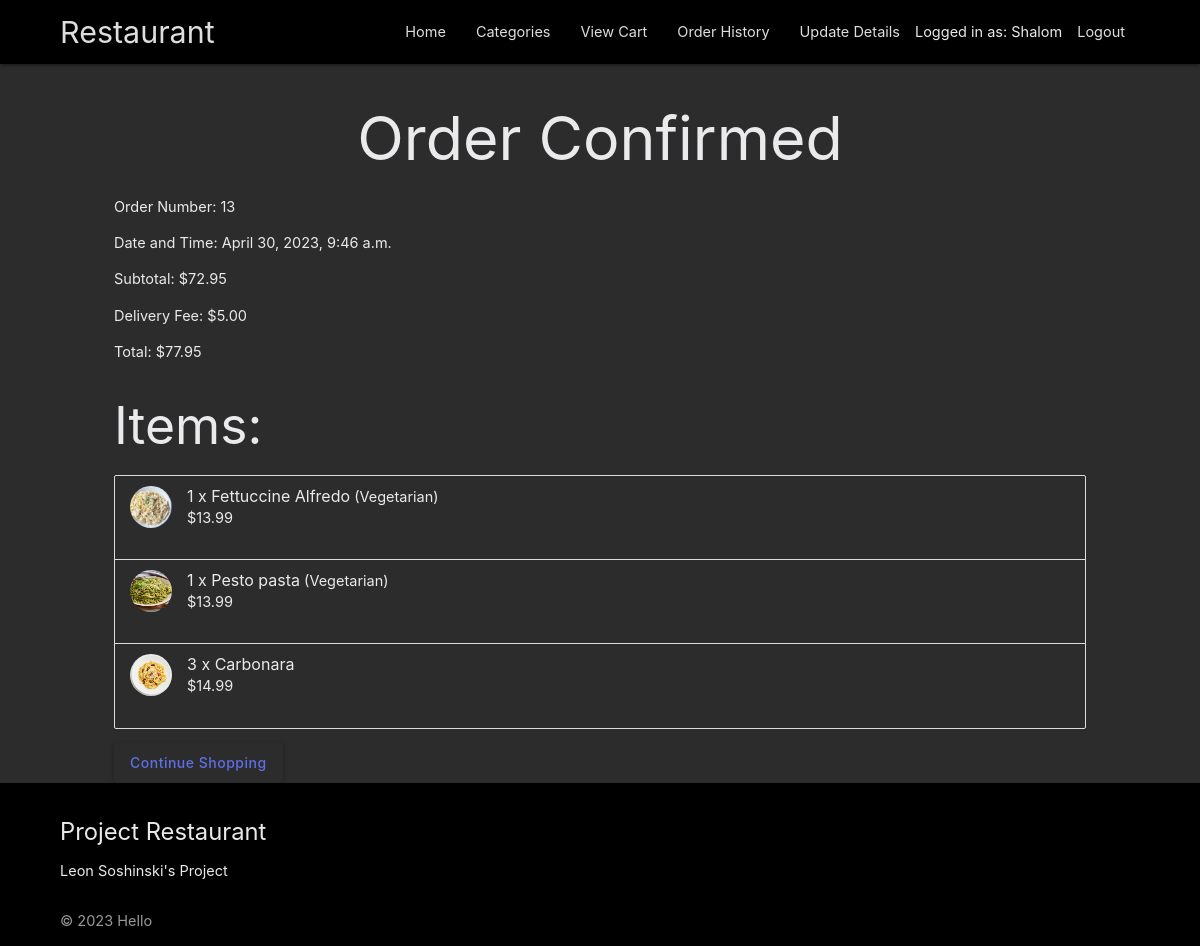
/order_confirmed/13/ (signed in), run on the app's committed database.
### menu/models.py (models this page shows, shortened)
class Delivery(models.Model):
    is_delivered = models.BooleanField(default=False)
    address = models.CharField(max_length=64)
    comment = models.TextField(blank=True, null=True)
    created = models.DateTimeField(auto_now_add=True)
    cart = models.OneToOneField(Cart, on_delete=models.CASCADE, related_name='delivery')
    delivery_time = models.DateTimeField(default=timezone.now)
    delivery_fee = models.DecimalField(max_digits=5, decimal_places=2, default=5.00)

class Item(models.Model):
    dish = models.ForeignKey(Dish, on_delete=models.SET_NULL, null=True)
    cart = models.ForeignKey(Cart, on_delete=models.CASCADE)
    amount = models.IntegerField()
    dish_name = models.CharField(max_length=64, default="Unnamed Dish")
    dish_price = models.DecimalField(max_digits=5, decimal_places=2, default=0)

class Dish(models.Model):
    name = models.CharField(max_length=64)
    price = models.DecimalField(max_digits=5, decimal_places=2)
    description = models.TextField()
    image = models.ImageField(upload_to='dishes/')
    is_gluten_free = models.BooleanField(default=False)
    is_vegetarian = models.BooleanField(default=False)
    category = models.ForeignKey(Category, on_delete=models.CASCADE)

### menu/views/cart_views.py (the view)
class OrderconfirmedView(LoginRequiredMixin, TemplateView):
    template_name = 'order_confirmed.html'
    def get_context_data(self, **kwargs):
        context = super().get_context_data(**kwargs)
        delivery_id = self.kwargs['delivery_id']
        delivery = get_object_or_404(Delivery, pk=delivery_id)
        if delivery.cart.user != self.request.user:
            return redirect('landing_page')
        items = Item.objects.filter(cart=delivery.cart)
        total_amount = sum(item.dish.price * item.amount for item in items)
        correct_total_amount = total_amount + delivery.delivery_fee
        context.update({
            'delivery': delivery,
            'items': items,
            'total_amount': total_amount,
            'delivery_fee': delivery.delivery_fee,
            'correct_total_amount': correct_total_amount,
        })
        return context

### menu/templates/order_confirmed.html (shortened to what this page needs)
{% extends 'base.html' %}
{% block content %}
  <h1 class="center">Order Confirmed</h1>
  <div class="container">
    <p>Order Number: {{ delivery.pk }}</p>
    <p>Date and Time: {{ delivery.created }}</p>
    <p>Subtotal: ${{ total_amount }}</p>
    <p>Delivery Fee: ${{ delivery_fee }}</p>
    <p>Total: ${{ correct_total_amount|floatformat:2 }}</p>
    <h2>Items:</h2>
    <ul class="collection">
      {% for item in items %}
        <li class="collection-item avatar">
          <img src="{{ item.dish.image.url }}"
               alt="{{ item.dish.name }}"
               class="circle">
          <span class="title">{{ item.amount }} x {{ item.dish.name }}</span>
          {% if item.dish.is_vegetarian %}(Vegetarian){% endif %}
          <p>${{ item.dish.price }}</p>
        </li>
      {% endfor %}
    </ul>
    <a class="btn waves-effect waves-light" href="{% url 'categories' %}">Continue Shopping</a>
  </div>
{% endblock %}

### menu/templates/base.html (shortened to what this page needs)
{% load static %}
<!DOCTYPE html>
<html lang="en">
  <head>
    <link type="text/css"
          rel="stylesheet"
          href="{% static 'css/materialize.min.css' %}"
          media="screen,projection" />
    <link type="text/css"
          rel="stylesheet"
          href="{% static 'css/style.css' %}"
          media="screen,projection" />
  </head>
  <body>
    <nav role="navigation" class="black">
      <div class="nav-wrapper container">
        <a href="{% url 'landing_page' %}" class="brand-logo">Restaurant</a>
        <ul class="right hide-on-med-and-down">
          <li>
            <a href="{% url 'landing_page' %}">Home</a>
          </li>
          <li>
            <a href="{% url 'categories' %}">Categories</a>
          </li>
          {% if user.is_authenticated %}
            <li>
              <a href="{% url 'cart' %}">View Cart</a>
            </li>
            <li>
              <a href="{% url 'order_history' %}">Order History</a>
            </li>
            <li>
              <a href="{% url 'update_details' %}">Update Details</a>
            </li>
            <li>
              Logged in as: {{ user.username }}
            </li>
            <li>
              <a href="{% url 'logout' %}">Logout</a>
            </li>
          {% endif %}
        </ul>
      </div>
    </nav>
    <main>
      <div class="container">
        {% block content %}{% endblock %}
      </div>
    </main>
    <footer class="page-footer black">
      <div class="container">
        <div class="row">
          <div class="l6 s12">
            <h5>Project Restaurant</h5>
            <p>Leon Soshinski's Project</p>
          </div>
        </div>
      </div>
      <div class="footer-copyright black">
        <div class="container">© 2023 Hello</div>
      </div>
    </footer>
  </body>
</html>

### static/css/style.css (style rules this page uses)
.container { width: 90%; }
body { display: flex; min-height: 100vh; flex-direction: column; background-color: #2c2c2c; color: #eaeaec; }
main { flex: 1 0 auto; }
h1, h2, h3, h4, h5 { color: #eaeaec; }
p, li, .menu { color: #eaeaec; }
.btn { color: #5d6fe9; background-color: #2c2c2c; }

### data on the page
Delivery: pk "13", created "April 30, 2023, 9:46 a.m.", delivery_fee "5.00"
Item: dish.image (picture), amount "1", dish.name "Fettuccine Alfredo", shows "(Vegetarian)", dish.price "13.99"
Item: dish.image (picture), amount "1", dish.name "Pesto pasta", shows "(Vegetarian)", dish.price "13.99"
Item: dish.image (picture), amount "3", dish.name "Carbonara", dish.price "14.99"

### other printed values
{{ user.username }} "Shalom"
{{ total_amount }} "72.95"
{{ correct_total_amount|floatformat:2 }} "77.95"
